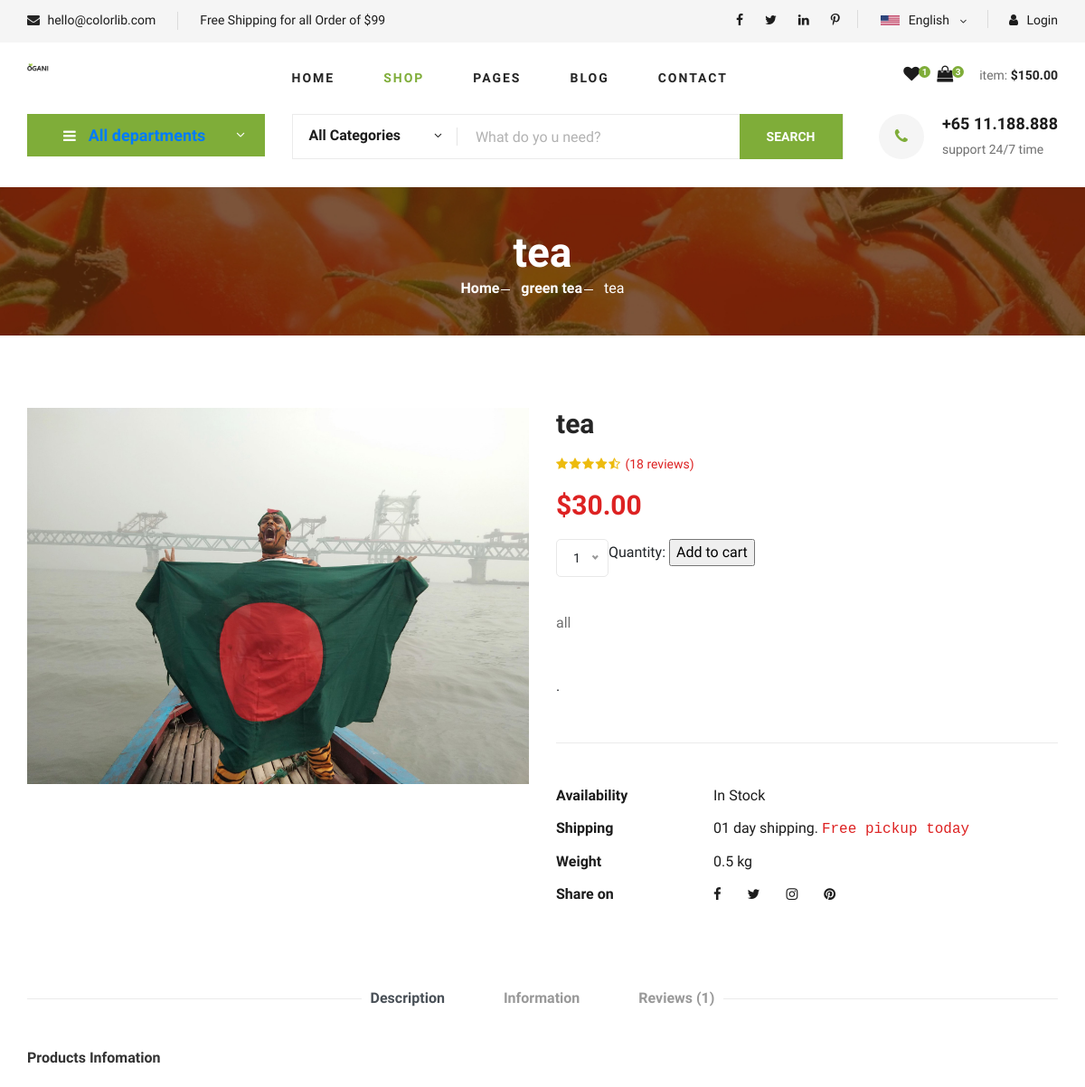
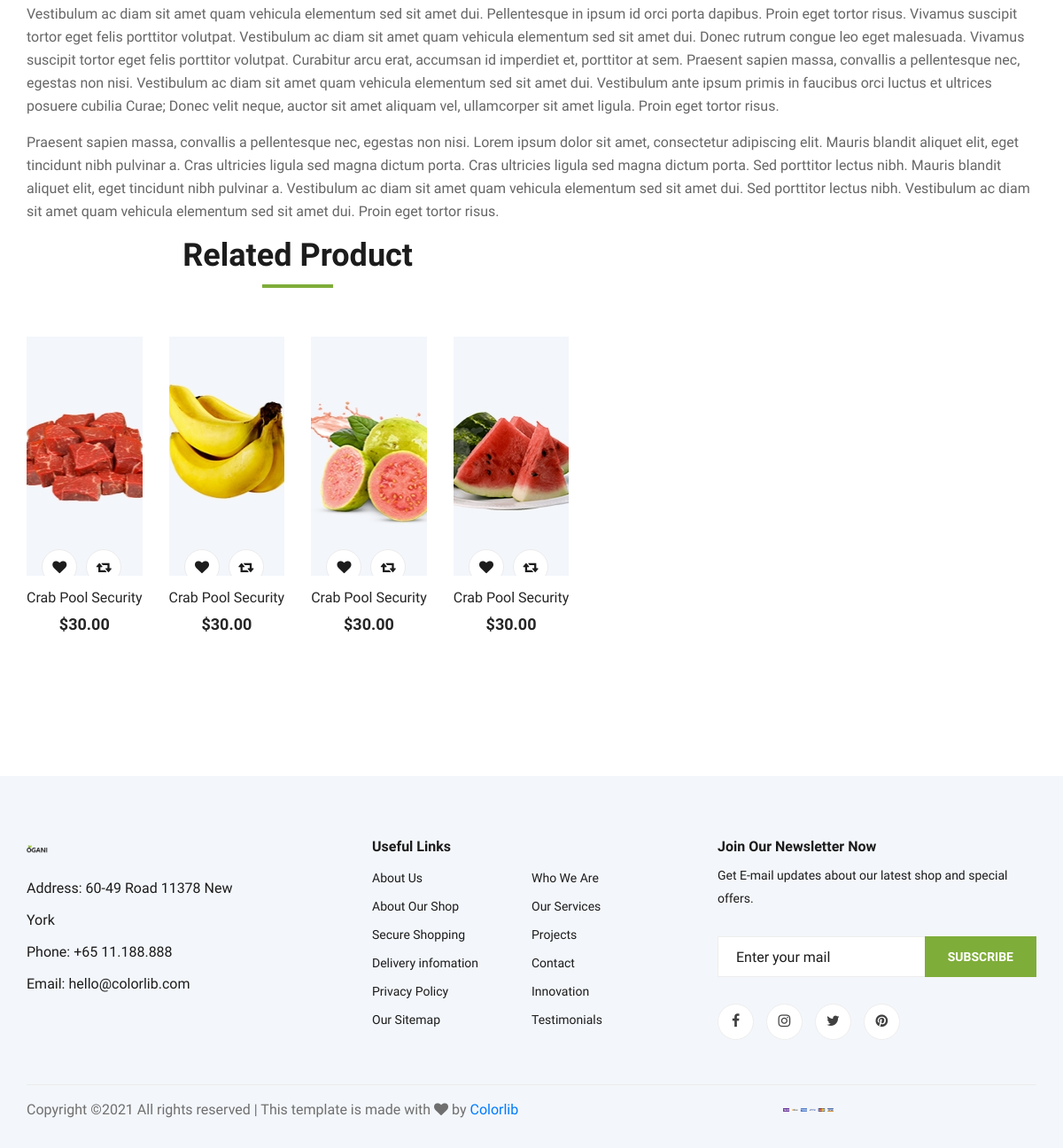
Page /1/green-tea/ on the committed database (2 pictures, top to bottom).
### shop/models.py (models this page shows, shortened)
class Product(models.Model):
    category = models.ForeignKey(Category, on_delete=models.CASCADE, related_name='products', verbose_name='category')
    name = models.CharField(max_length=200, db_index=True, verbose_name='name')
    slug = models.SlugField(max_length=200, db_index=True, verbose_name='slug')
    image = models.ImageField(upload_to="products", default='ProductImage/blank.png', blank=True, null=True)
    description = models.TextField(blank=True, verbose_name='description')
    price = models.DecimalField(max_digits=10, decimal_places=2, verbose_name='price')
    stock = models.PositiveIntegerField()
    available = models.BooleanField(default=True)
    created_at = models.DateTimeField(auto_now_add=True, verbose_name='created at')
    updated_at = models.DateTimeField(auto_now=True, verbose_name='updated at')
    class Meta:
        ordering = ["-created_at"]
        index_together = (('id', 'slug'),)

class Category(models.Model):
    name = models.CharField(max_length=200, db_index=True, verbose_name='name')
    slug = models.SlugField(max_length=200, db_index=True, unique=True, verbose_name='slug')
    class Meta:
        verbose_name = 'category'
        verbose_name_plural = 'categories'
        ordering = ["name"]
    def __str__(self):
        return self.name
    def get_absolute_url(self):
        return reverse('shop:product_list_by_category', args=[self.slug])

### shop/views.py (the view)
# urls.py: path('<int:id>/<slug:slug>/', views.product_detail, name='product_detail'),
def product_detail(request, id, slug):
    product = get_object_or_404(Product,id=id,slug=slug,available=True)
    cart_product_form = CartAddProductForm()
    return render(request,'shop/product/details.html',{'product': product,'cart_product_form': cart_product_form})

### cart/forms.py
class CartAddProductForm(forms.Form):
    quantity = forms.TypedChoiceField(choices=PRODUCT_QUANTITY_CHOICES,coerce=int)
    update = forms.BooleanField(required=False,initial=False,widget=forms.HiddenInput)

### templates/shop/product/details.html (shortened to what this page needs)
{% extends "shop/base1.html" %}
{% load static %}
{% block content1 %}
            <div class="col-lg-12 text-center">
                <div class="breadcrumb__text">
                    <h2> {{ product.name }}</h2>
                    <div class="breadcrumb__option">
                        <a href="#">Home</a>
                        <a href="{{ product.category.get_absolute_url }}">{{ product.category }}</a>
                        <span>{{ product.name }}</span>
                    </div>
                </div>
            </div>
{%endblock%}
{% block content %}
            <div class="col-lg-6 col-md-6">
                <div class="product__details__pic">
                    <div class="product__details__pic__item">
                        <img class="product__details__pic__item--large"
                            src="{% if product.image %}{{ product.image.url }}{% else %}    {% static 'img/no_image.png' %}{% endif %}">
                    </div>
                </div>
            </div>
            <div class="col-lg-6 col-md-6">
                <div class="product__details__text">
                    <h3>{{ product.name }}</h3>
                    <div class="product__details__rating">
                        <i class="fa fa-star"></i>
                        <i class="fa fa-star"></i>
                        <i class="fa fa-star"></i>
                        <i class="fa fa-star"></i>
                        <i class="fa fa-star-half-o"></i>
                        <span>(18 reviews)</span>
                    </div>
                    <div class="product__details__price">${{ product.price }}</div>
                    <form action="{% url 'cart:cart_add' product.id %}" method="post">
                        {{ cart_product_form }}
                        <input type="submit" value="Add to cart">
                    </form>
                    <p>{{ product.description|linebreaks }}.</p>
                    <ul>
                        <li><b>Availability</b> <span>In Stock</span></li>
                        <li><b>Shipping</b> <span>01 day shipping. <samp>Free pickup today</samp></span></li>
                        <li><b>Weight</b> <span>0.5 kg</span></li>
                        <li><b>Share on</b>
                            <div class="share">
                                <a href="#"><i class="fa fa-facebook"></i></a>
                                <a href="#"><i class="fa fa-twitter"></i></a>
                                <a href="#"><i class="fa fa-instagram"></i></a>
                                <a href="#"><i class="fa fa-pinterest"></i></a>
                            </div>
                        </li>
                    </ul>
                </div>
            </div>
            <div class="col-lg-12">
                <div class="product__details__tab">
                    <ul class="nav nav-tabs" role="tablist">
                        <li class="nav-item">
                            <a class="nav-link active" data-toggle="tab" href="#tabs-1" role="tab"
                                aria-selected="true">Description</a>
                        </li>
                        <li class="nav-item">
                            <a class="nav-link" data-toggle="tab" href="#tabs-2" role="tab"
                                aria-selected="false">Information</a>
                        </li>
                        <li class="nav-item">
                            <a class="nav-link" data-toggle="tab" href="#tabs-3" role="tab"
                                aria-selected="false">Reviews <span>(1)</span></a>
                        </li>
                    </ul>
                    <div class="tab-content">
                        <div class="tab-pane active" id="tabs-1" role="tabpanel">
                            <div class="product__details__tab__desc">
                                <h6>Products Infomation</h6>
                                <p>Vestibulum ac diam sit amet quam vehicula elementum sed sit amet dui.
                                    Pellentesque in ipsum id orci porta dapibus. Proin eget tortor risus. Vivamus
                                    suscipit tortor eget felis porttitor volutpat. Vestibulum ac diam sit amet quam
                                    vehicula elementum sed sit amet dui. Donec rutrum congue leo eget malesuada.
                                    Vivamus suscipit tortor eget felis porttitor volutpat. Curabitur arcu erat,
                                    accumsan id imperdiet et, porttitor at sem. Praesent sapien massa, convallis a
                                    pellentesque nec, egestas non nisi. Vestibulum ac diam sit amet quam vehicula
                                    elementum sed sit amet dui. Vestibulum ante ipsum primis in faucibus orci luctus
                                    et ultrices posuere cubilia Curae; Donec velit neque, auctor sit amet aliquam
                                    vel, ullamcorper sit amet ligula. Proin eget tortor risus.</p>
                                    <p>Praesent sapien massa, convallis a pellentesque nec, egestas non nisi. Lorem
                                    ipsum dolor sit amet, consectetur adipiscing elit. Mauris blandit aliquet
                                    elit, eget tincidunt nibh pulvinar a. Cras ultricies ligula sed magna dictum
                                    porta. Cras ultricies ligula sed magna dictum porta. Sed porttitor lectus
                                    nibh. Mauris blandit aliquet elit, eget tincidunt nibh pulvinar a.
                                    Vestibulum ac diam sit amet quam vehicula elementum sed sit amet dui. Sed
                                    porttitor lectus nibh. Vestibulum ac diam sit amet quam vehicula elementum
                                    sed sit amet dui. Proin eget tortor risus.</p>
                            </div>
                        </div>
                    </div>
                </div>
            </div>
<section class="related-product">
    <div class="container">
        <div class="row">
            <div class="col-lg-12">
                <div class="section-title related__product__title">
                    <h2>Related Product</h2>
                </div>
            </div>
        </div>
        <div class="row">
            <div class="col-lg-3 col-md-4 col-sm-6">
                <div class="product__item">
                    <div class="product__item__pic set-bg" data-setbg="img/product/product-1.jpg">
                        <ul class="product__item__pic__hover">
                            <li><a href="#"><i class="fa fa-heart"></i></a></li>
                            <li><a href="#"><i class="fa fa-retweet"></i></a></li>
                        </ul>
                    </div>
                    <div class="product__item__text">
                        <h6><a href="#">Crab Pool Security</a></h6>
                        <h5>$30.00</h5>
                    </div>
                </div>
            </div>
            <div class="col-lg-3 col-md-4 col-sm-6">
                <div class="product__item">
                    <div class="product__item__pic set-bg" data-setbg="img/product/product-2.jpg">
                        <ul class="product__item__pic__hover">
                            <li><a href="#"><i class="fa fa-heart"></i></a></li>
                            <li><a href="#"><i class="fa fa-retweet"></i></a></li>
                        </ul>
                    </div>
                    <div class="product__item__text">
                        <h6><a href="#">Crab Pool Security</a></h6>
                        <h5>$30.00</h5>
                    </div>
                </div>
            </div>
            <div class="col-lg-3 col-md-4 col-sm-6">
                <div class="product__item">
                    <div class="product__item__pic set-bg" data-setbg="img/product/product-3.jpg">
                        <ul class="product__item__pic__hover">
                            <li><a href="#"><i class="fa fa-heart"></i></a></li>
                            <li><a href="#"><i class="fa fa-retweet"></i></a></li>
                        </ul>
                    </div>
                    <div class="product__item__text">
                        <h6><a href="#">Crab Pool Security</a></h6>
                        <h5>$30.00</h5>
                    </div>
                </div>
            </div>
            <div class="col-lg-3 col-md-4 col-sm-6">
                <div class="product__item">
                    <div class="product__item__pic set-bg" data-setbg="img/product/product-7.jpg">
                        <ul class="product__item__pic__hover">
                            <li><a href="#"><i class="fa fa-heart"></i></a></li>
                            <li><a href="#"><i class="fa fa-retweet"></i></a></li>
                        </ul>
                    </div>
                    <div class="product__item__text">
                        <h6><a href="#">Crab Pool Security</a></h6>
                        <h5>$30.00</h5>
                    </div>
                </div>
            </div>
        </div>
    </div>
</section>
{% endblock %}

### rows in the picture
Product: name "tea", category "green tea", image (picture), price "30.00", description "all"

### other values in the picture
{{ cart_product_form }} "Quantity:"
